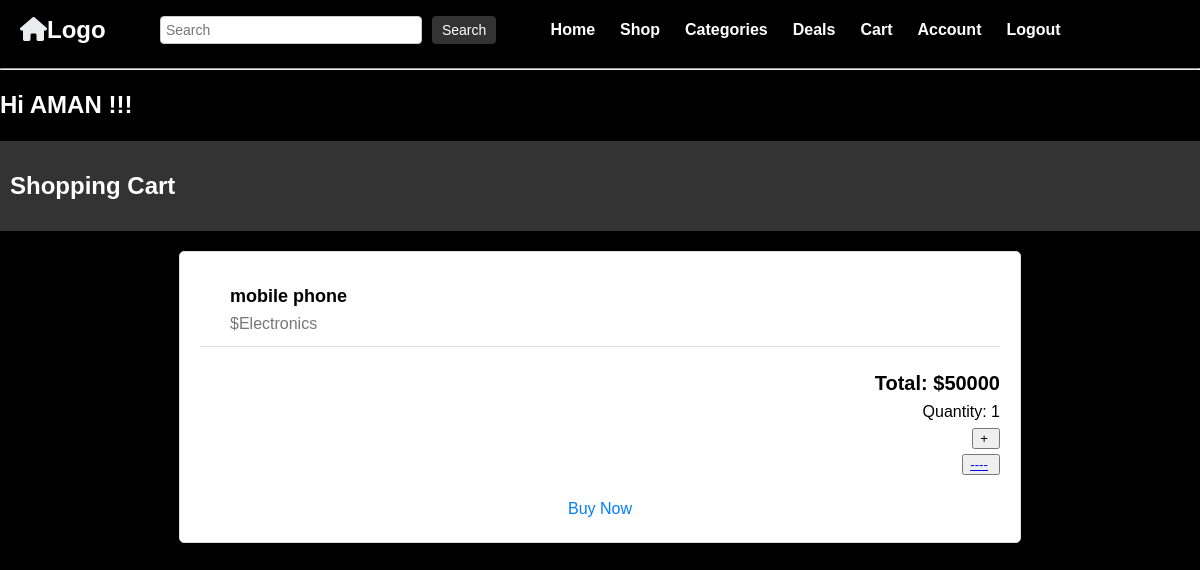
The page /cart/ (signed in) on the database as committed earlier.
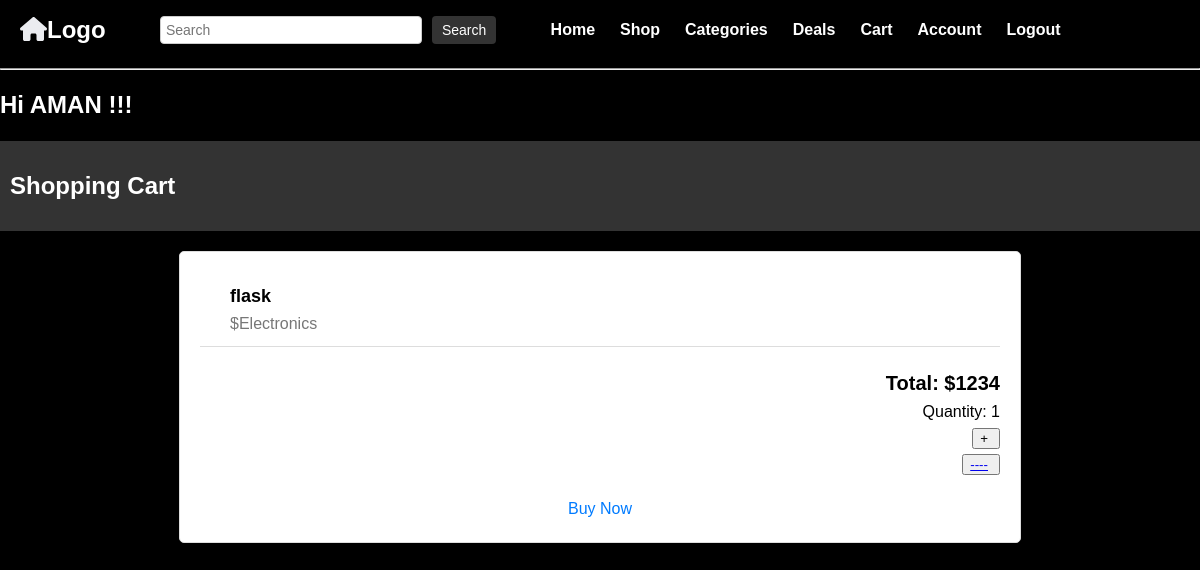
The same page on the database as committed later.
### base/models.py (models this page shows, shortened)
class cart(models.Model):
    ordered_by = models.ForeignKey(User, on_delete=models.CASCADE)
    delivery_date = models.DateTimeField( auto_now=True, auto_now_add=False,null=True)
    item = models.ForeignKey(product, null =True , on_delete=models.CASCADE)
    created = models.DateTimeField( auto_now=True, auto_now_add=False,null =True)
    quantity = models.PositiveIntegerField(default=1)
    deliver_to = models.ForeignKey(address,null =True,on_delete=models.CASCADE)

class product(models.Model):
    price = models.BigIntegerField(null=True)
    name = models.CharField(null=True, max_length=50)
    type = models.ForeignKey(category,null =True,on_delete=models.CASCADE)
    for_sale =models.PositiveIntegerField(null = True)
    created_at = models.DateTimeField(default=timezone.now)  # Add the created_at field
    def __str__(self) -> str:
          return self.name

class category(models.Model):
    name = models.CharField( max_length=50)
    def __str__(self) -> str:
        return self.name

### base/views.py (the view)
# urls.py: path("cart/",views.cart_view, name="cart"),
@login_required(login_url='login-user')
def cart_view(request):
    user = request.user
    cart_item = cart.objects.filter(ordered_by=user)
    context = {
        "cart_item": cart_item
    }
    return render(request, 'cart_view.html', context)

### Templates/cart_view.html (shortened to what this page needs)
{% extends 'main.html' %}
{% block content %}
<!DOCTYPE html>
<html>
<head>
</head>
<body>
    <header>
        <h1>Shopping Cart</h1>
    </header>
    <div class="container">
        {% for j in cart_item %}
              <div class="cart-item">
                  <div class="cart-item-details">
                      <div class="cart-item-name">{{ j.item }}</div>
                      <div class="cart-item-price">${{ j.item.type }}</div>
                    </div>
              </div>
                <div class="cart-total">
                    <span>Total: ${{j.item.price}}</span>
                    <br>
                    <nav>Quantity: {{j.quantity}}</nav>
                    <form method = 'POST' action ="{% url 'add_item' j.item.id %}">
                    <button type="submit">+</button>
                </form>
                <button type = "submit"><a href = "{% url 'delete_item' j.item.id %}">----</a></button>
                </div>
                <div class="continue-shopping">
                    <a href="{% url 'buy-item' j.item.id %}">Buy Now</a>
                </div>
                {% endfor %}
    </div>
</body>
</html>
{% endblock content %}

### Templates/main.html (shortened to what this page needs)
{% load static %}
<!DOCTYPE html>
<html>
    <head>
        <link rel="stylesheet" href="">
        <link href="{% static 'fontawesomefree/css/all.min.css' %}" rel="stylesheet" type="text/css">
    </head>
    {% include 'navbar.html' %}
    <body>
        {% block content %}
        {% endblock content %}
    </body>
</html>

### Templates/navbar.html (shortened to what this page needs)
<!DOCTYPE html>
<html>
    <head>
        <link href="https://cdn.jsdelivr.net/npm/remixicon@3.5.0/fonts/remixicon.css" rel="stylesheet">
</head>
<body>
    <div class="class">
    <nav class="navbar">
        <a href="/" class="logo"><i class="fa-solid fa-house" style="color: #ebecf0;"></i>Logo</a>
        {% if page == "shippment" %}
        <form class="search-bar"  method="GET" action="{% url 'accounts:tracking' %}">
            <input type="text" name ="r" placeholder="Search" />
            <button type="submit"><i class="ri-search-line"></i></button>
        </form>
        {% else %}
        <form class="search-bar"  method="GET" action="{% url 'home' %}">
            <input type="text" name ="q" placeholder="Search" />
            <button type="submit">Search</button>
        </form>
        {% endif %}
        <ul class="nav-links">
            <li><a href="{% url 'home' %}">Home</a></li>
            <li><a href="#">Shop</a></li>
            <li><a href="#">Categories</a></li>
            <li><a href="#">Deals</a></li>
            <li><a href="{% url 'cart' %}">Cart</a></li>
            {% if request.user.is_authenticated %}
            <li><a href="{% url 'accounts:user-profile' %}">Account</a></li>
            <li><a href="{% url 'logout-user' %}">Logout</a></li>
            {% else %}
            <li><a href="{% url 'login-user' %}">Login</a></li>
            {% endif %}
        </ul>
    </nav>
    <hr>
  <h1> Hi {{request.user}} !!!</h1>
</body>
</html>

### Templates/navbar.html (style rules this page uses)
h1 { color: white; font-size: 24px; text-align: left; text-transform: camelcase; }
body { margin: 0; padding: 0; background-color: #f8f8f8; }
.navbar { background-color: #000; height: 60px; display: flex; align-items: center; justify-content: space-between; padding: 0 20px; }
.logo { font-size: 24px; font-weight: bold; text-decoration: none; color: #fff; }
.nav-links a { position: relative; color: #fff; text-decoration: none; }
.nav-links a::after { content: ''; position: absolute; left: 0; bottom: -6px; width: 100%; height: 3px; background: #fff; transform-origin: right; transform: scaleX(0); transition: transform .5s; }
.search-bar { display: flex; }
.search-bar input[type="text"] { width: 250px; padding: 5px; border: 1px solid #ccc; border-radius: 4px; font-size: 14px; }
.search-bar button { padding: 5px 10px; margin-left: 10px; background-color: #333; color: #fff; border: none; border-radius: 4px; cursor: pointer; font-size: 14px; }
.nav-links { display: flex; list-style-type: none; margin: 0; padding: 0; }
.nav-links li { margin-right: 15px; padding-right: 10px; }
.nav-links a { text-decoration: none; color: #fff; font-size: 16px; font-weight: bold; transform: scaleX(0); transition: transform .5s; }
.nav-links a::after { transform-origin: right; transform: scaleX(0); transition: transform .5s; }
button { padding-right: 10px; justify-content:space-between ; }

### Templates/cart_view.html (style rules this page uses)
body { font-family: Arial, sans-serif; line-height: 1.6; margin: 0; padding: 0; background-color: black; }
header { background-color: #333; color: #fff; padding: 10px; text-align: center; }
.container { max-width: 800px; margin: 20px auto; padding: 20px; background-color: #fff; border: 1px solid #ddd; border-radius: 5px; box-shadow: 0 2px 5px rgba(0, 0, 0, 0.1); }
.cart-item { display: flex; align-items: center; border-bottom: 1px solid #ddd; padding: 10px; }
.cart-item-details { flex: 1; }
.cart-item-name { font-size: 18px; font-weight: bold; }
.cart-item-price { color: #777; }
.cart-total { margin-top: 20px; text-align: right; }
.cart-total span { font-size: 20px; font-weight: bold; }
.continue-shopping { display: block; text-align: center; margin-top: 20px; }
.continue-shopping a { color: #007bff; text-decoration: none; }

Rows that differ between the two databases and show on the page:
removed cart: item "mobile phone", item.type "Electronics", item.price "50000", quantity "1"
added cart: item "flask", item.type "Electronics", item.price "1234", quantity "1"
